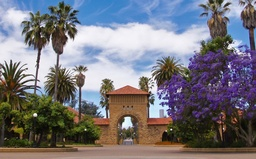
#> input picture Lecture10/Assignment3/images/quad.jpg, 256 x 159 px, shrunk from 900 x 559 before the run, found by its file name
$ python codeinplace_filter.py
#> lines starting #> are read from the running program, lines starting #| are printed output that depends on the picture
#> the answer given: images/quad.jpg
### Lecture10/Assignment3/simpleimage.py
#!/usr/bin/env python3

"""
Stanford CS106AP SimpleImage

Written by Nick Parlante, Sonja Johnson-Yu, and Nick Bowman.
 -7/2019  version, has file reading, pix, foreach, hidden get/setpix

SimpleImage Features:
Create image:
  image = SimpleImage.blank(400, 200)   # create new image of size
  image = SimpleImage('foo.jpg')        # create from file

Access size
  image.width, image.height

Get pixel at x,y
  pix = image.get_pixel(x, y)
  # pix is RGB tuple like (100, 200, 0)

Set pixel at x,y
  image.set_pixel(x, y, pix)   # set data by tuple also

Get Pixel object at x,y
  pixel = image.get_pixel(x, y)
  pixel.red = 0
  pixel.blue = 255

Show image on screen
  image.show()

The main() function below demonstrates the above functions as a test.
"""

import sys
# If the following line fails, "Pillow" needs to be installed
from PIL import Image


def clamp(num):
    """
    Return a "clamped" version of the given num,
    converted to be an int limited to the range 0..255 for 1 byte.
    """
    num = int(num)
    if num < 0:
        return 0
    if num >= 256:
        return 255
    return num


class Pixel(object):
    """
    A pixel at an x,y in a SimpleImage.
    Supports set/get .red .green .blue
    and get .x .y
    """
    def __init__(self, image, x, y):
        self.image = image
        self._x = x
        self._y = y

    def __str__(self):
        return 'r:' + str(self.red) + ' g:' + str(self.green) + ' b:' + str(self.blue)

    # Pillow image stores each pixel color as a (red, green, blue) tuple.
    # So the functions below have to unpack/repack the tuple to change anything.

    @property
    def red(self):
        return self.image.px[self._x, self._y][0]

    @red.setter
    def red(self, value):
        rgb = self.image.px[self._x, self._y]
        self.image.px[self._x, self._y] = (clamp(value), rgb[1], rgb[2])

    @property
    def green(self):
        return self.image.px[self._x, self._y][1]

    @green.setter
    def green(self, value):
        rgb = self.image.px[self._x, self._y]
        self.image.px[self._x, self._y] = (rgb[0], clamp(value), rgb[2])

    @property
    def blue(self):
        return self.image.px[self._x, self._y][2]

    # [4 lines left out: function blue, not called in this run]

    @property
    def x(self):
        return self._x

    @property
    def y(self):
        return self._y


# color tuples for background color names 'red' 'white' etc.
BACK_COLORS = {
    'white': (255, 255, 255),
    'black': (0, 0, 0),
    'red': (255, 0, 0),
    'green': (0, 255, 0),
    'blue': (0, 0, 255),
}


class SimpleImage(object):
    def __init__(self, filename, width=0, height=0, back_color=None):
        """
        Create a new image. This case works: SimpleImage('foo.jpg')
        To create a blank image use SimpleImage.blank(500, 300)
        The other parameters here are for internal/experimental use.
        """
#> called with filename = 'images/images/quad.jpg', width = 0, height = 0
        # Create pil_image either from file, or making blank
        if filename:
            self.pil_image = Image.open(filename).convert("RGB")
#> self.pil_image is the input picture: PIL image 256x159 RGB; mean R, G, B 119, 117.6, 125
            if self.pil_image.mode != 'RGB':
                raise Exception('Image file is not RGB')
            self._filename = filename  # hold onto
        else:
            if not back_color:
                back_color = 'white'
            color_tuple = BACK_COLORS[back_color]
            if width == 0 or height == 0:
                raise Exception('Creating blank image requires width/height but got {} {}'
                                .format(width, height))
            self.pil_image = Image.new('RGB', (width, height), color_tuple)
        self.px = self.pil_image.load()
        size = self.pil_image.size
#> size = (256, 159)
        self._width = size[0]
#> self._width = 256
        self._height = size[1]
#> self._height = 159
        self.curr_x = 0
        self.curr_y = 0

    def __iter__(self):
        return self

    # [26 lines left out: functions __next__, increment_curr_counters, blank, file, not called in this run]

    @property
    def width(self):
        """Width of image in pixels."""
        return self._width

    @property
    def height(self):
        """Height of image in pixels."""
        return self._height

    def get_pixel(self, x, y):
        """
        Returns a Pixel at the given x,y, suitable for getting/setting
        .red .green .blue values.
        """
        if x < 0 or x >= self._width or y < 0 or y >= self.height:
            e = Exception('get_pixel bad coordinate x %d y %d (vs. image width %d height %d)' %
                          (x, y, self._width, self.height))
            raise e
        return Pixel(self, x, y)

    # [14 lines left out: functions set_pixel, set_rgb, not called in this run]

    def _get_pix_(self, x, y):
        """Get pix RGB tuple (200, 100, 50) for the given x,y."""
        return self.px[x, y]

    def _set_pix_(self, x, y, pix):
        """Set the given pix RGB tuple into the image at the given x,y."""
        self.px[x, y] = pix

    def show(self):
        """Displays the image using an external utility."""
        self.pil_image.show()

    # [39 lines left out: functions make_as_big_as, main, not called in this run]


# [2 lines that do not run on import are left out]

### Lecture10/Assignment3/codeinplace_filter.py
"""
File: codeinplace_filter.py
----------------
This program implements a rad image filter.
"""

from simpleimage import SimpleImage

DEFAULT_FILE = 'images/quad.jpg'

def main():
    image_name = input("Enter an image name: ")

    # Get file and load image
    #filename = get_file()
    #image = SimpleImage(filename)
    image = SimpleImage("images/" + image_name)


    # Show the image before the transform
    image.show()
    # Apply the filter
    for y in range(image.height):
        for x in range(image.width):
            pixel = image.get_pixel(x, y)
            code_in_place_filter(pixel)

    # Show the image after the transform
    image.show()
#> in show (call 2), `self.pil_image.show()`:
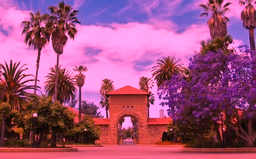
#> shown: PIL image 256x159 RGB; mean R, G, B 162.9, 81.9, 125

def code_in_place_filter(pixel):
    Red = pixel.red
    Blue = pixel.blue
    Green = pixel.green
    pixel.red = pixel.red * 1.5
    pixel.green = pixel.green * 0.7
    pixel.blu = pixel.blue * 1.5


def get_file():
    # Read image file path from user, or use the default file
    filename = input('Enter image file (or press enter for default): ')
    if filename == '':
        filename = DEFAULT_FILE
    return filename


if __name__ == '__main__':
    main()
